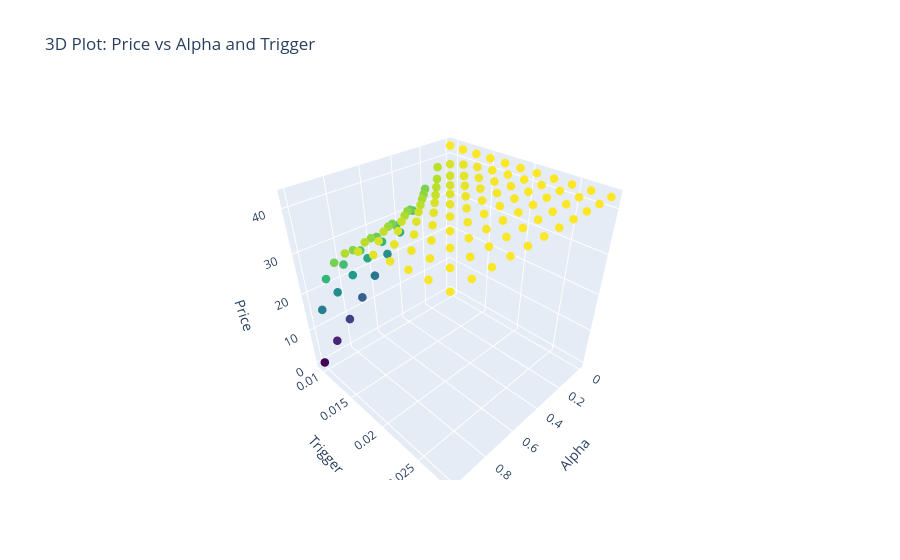

This figure's notebook cell:
### Code cell
fig = go.Figure(data=[go.Scatter3d(
    x=catbond_df['alpha'],
    y=catbond_df['trigger'],
    z=catbond_df['price'],
    mode='markers',
    marker=dict(size=5, color=catbond_df['price'], colorscale='Viridis')
)])

fig.update_layout(
    title='3D Plot: Price vs Alpha and Trigger',
    scene=dict(
        xaxis_title='Alpha',
        yaxis_title='Trigger',
        zaxis_title='Price'
    )
)

fig.show()
